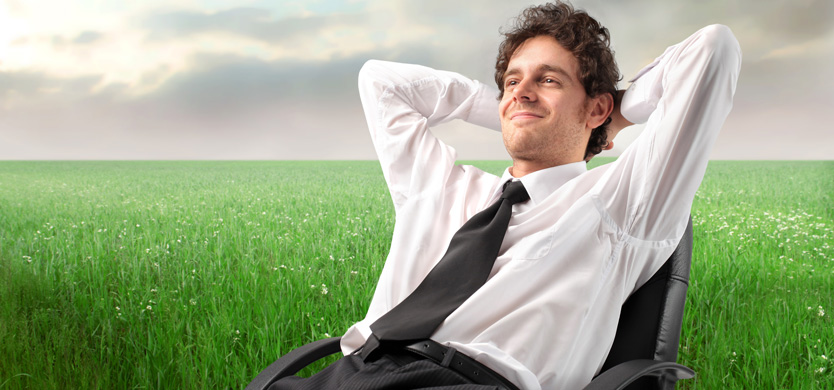
#> input picture media/stock_photo.jpg, 834 x 390 px
$ python -i filters.py   (imports and definitions only)   (older library calls are emulated)
#> lines starting #> are read from the running program, lines starting #| are printed output that depends on the picture
#> further down, picture is the input picture: shape (390, 834, 3); mean B, G, R 137.1, 169.7, 156.3
"""
File: filters.py
Author: Adam Applegate
Description:

    Contains the logic to filter images in different styles

"""

import numpy as np
import cv2

# Credit to Vardan Agarwal- https://medium.com/@vardanagarwal16
# [56 lines left out: functions brightness, brightness_contrast_sharpness, not called in this run]

def splash(filename, color1, color2):
    pass


# Credit to Vardan Agarwal- https://medium.com/@vardanagarwal16
# [24 lines left out: function noisy, not called in this run]


# Credit to Vardan Agarwal- https://medium.com/@vardanagarwal16
def emboss(image):

    height, width = image.shape[:2]
#> height = 390; width = 834

    # Create an array the same size as the image, but it's gray
    y = np.ones((height, width), np.uint8) * 128

    # The final image will be stored here
    processed_image = np.zeros((height, width), np.uint8)

    # Top-left emboss kernel
    tl_kernel = np.array([[1,1,0],
                          [1,0,-1],
                          [0,-1,-1]])

    # Top-right emboss kernel
    tr_kernel = np.array([[0,1,1],
                          [-1,0,1],
                          [-1,-1,0]])

    # Bottom-left Emboss Kernel
    bl_kernel = np.array([[0,-1,-1],
                          [1,0,-1],
                          [1, 1, 0]])

    # Bottom-right Emboss Kernel
    br_kernel = np.array([[-1,-1,0],
                          [-1,0,1],
                          [0, 1, 1]])

    # PIL Emboss kernel - NOT BEING USED
    pil_kernel = np.array([[-1,0,0],
                      [0,1,0],
                      [0,0,0]])

    # Convert the image to grayscale
    grayscale = cv2.cvtColor(image, cv2.COLOR_BGR2GRAY)
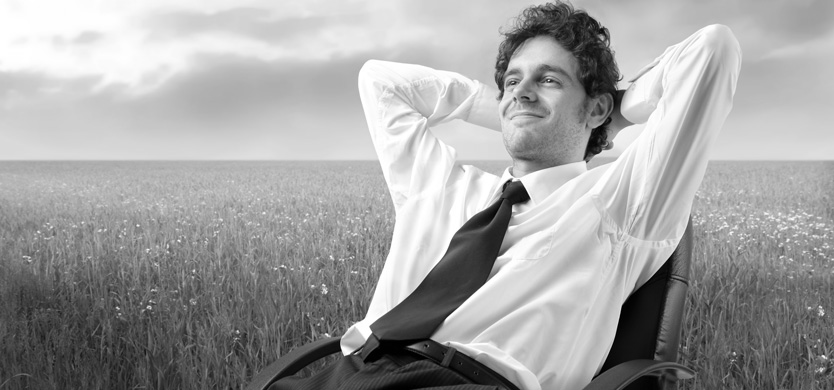
#> grayscale: shape (390, 834); min 0, max 255, mean 162

    #Emboss each side of image with different kernels
    tl_emboss = cv2.add(cv2.filter2D(grayscale, -1, tl_kernel), y)
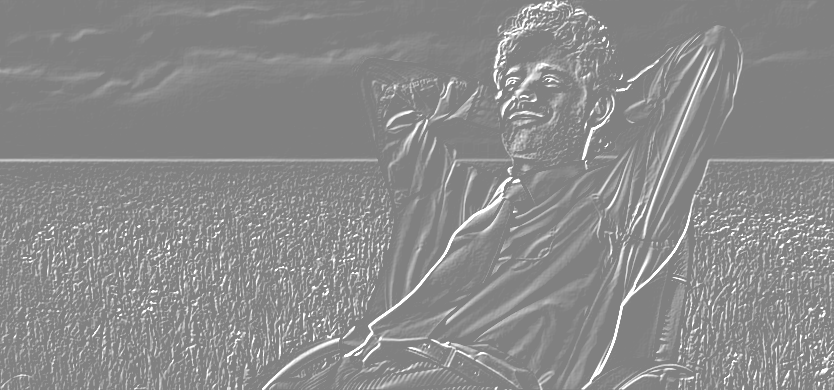
#> tl_emboss: shape (390, 834); min 128, max 255, mean 139.4
    tr_emboss = cv2.add(cv2.filter2D(grayscale, -1, tr_kernel), y)
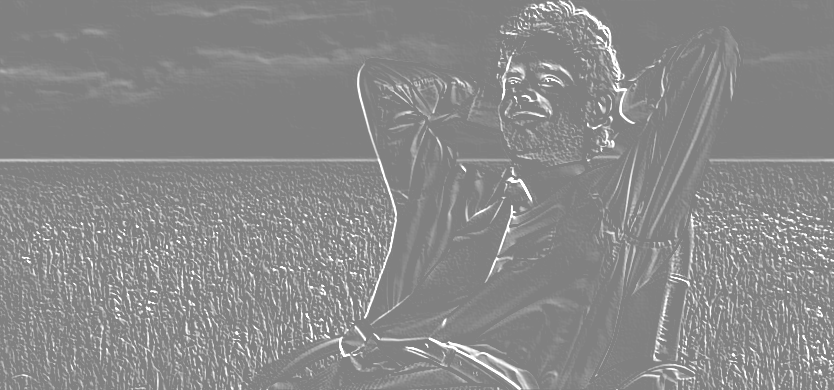
#> tr_emboss: shape (390, 834); min 128, max 255, mean 137.8
    bl_emboss = cv2.add(cv2.filter2D(grayscale, -1, bl_kernel), y)
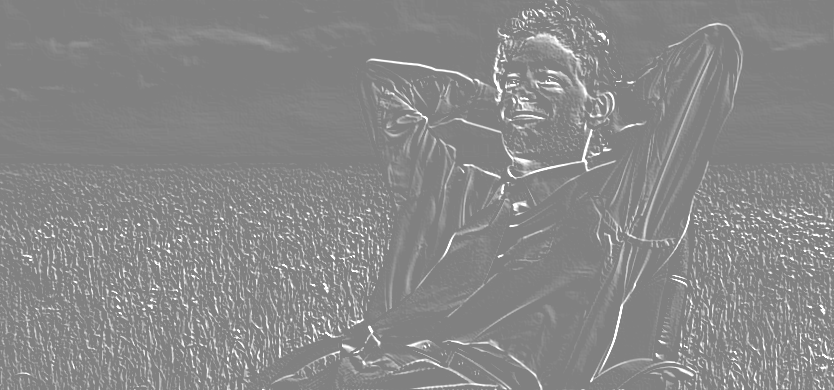
#> bl_emboss: shape (390, 834); min 128, max 255, mean 136.5
    br_emboss = cv2.add(cv2.filter2D(grayscale, -1, br_kernel), y)
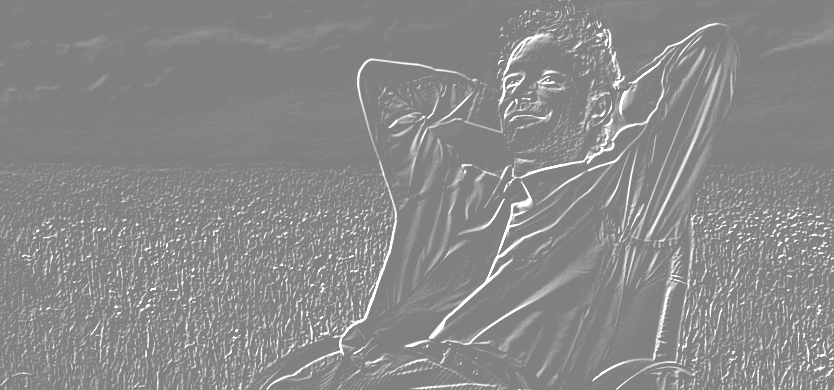
#> br_emboss: shape (390, 834); min 128, max 255, mean 138

    #Combine all 4 embossed images together
    for i in range(height):
        for j in range(width):
            processed_image[i, j] = max(tl_emboss[i, j], tr_emboss[i, j], bl_emboss[i, j], br_emboss[i, j])
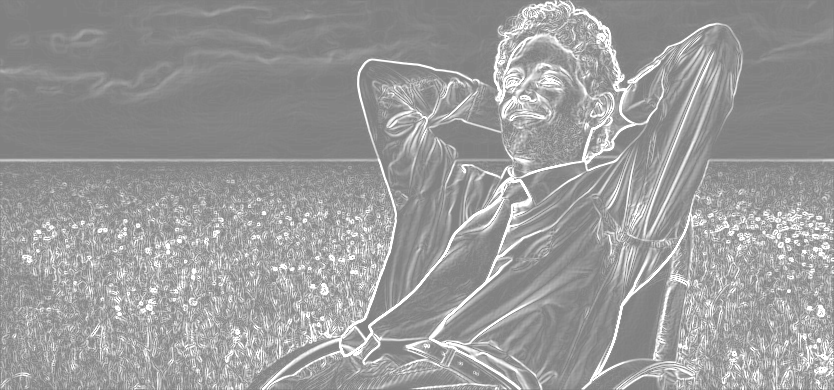
#> processed_image: shape (390, 834); min 128, max 255, mean 155.1

    return processed_image


# Credit to Vardan Agarwal- https://medium.com/@vardanagarwal16
# [71 lines left out: functions cartoon, sketch, invert, surreal, not called in this run]


def deep_fried(image):
    pass

>>> import cv2
>>> picture = cv2.imread('media/stock_photo.jpg')
>>> result = emboss(picture)

$ run again, on media/bird.jpg
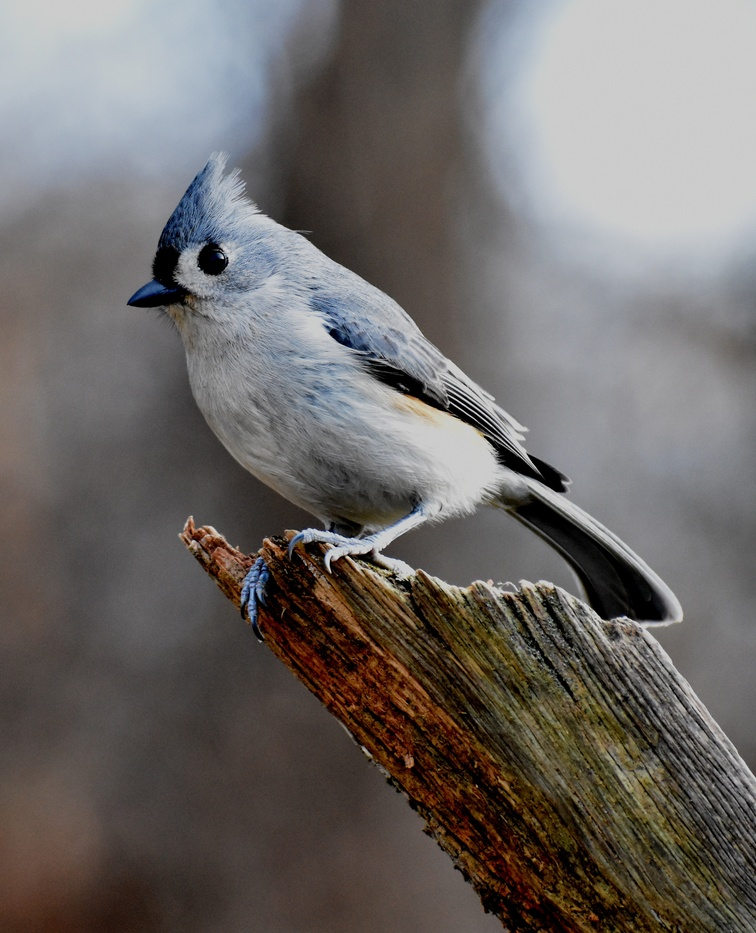
#> input picture media/bird.jpg, 756 x 933 px, shrunk from 2634 x 3252 before the run
#> picture is the input picture: shape (933, 756, 3); mean B, G, R 102.7, 105, 109.4
#> in emboss, `br_emboss = cv2.add(cv2.filter2D(grayscale, -1, br_kernel), y)`:
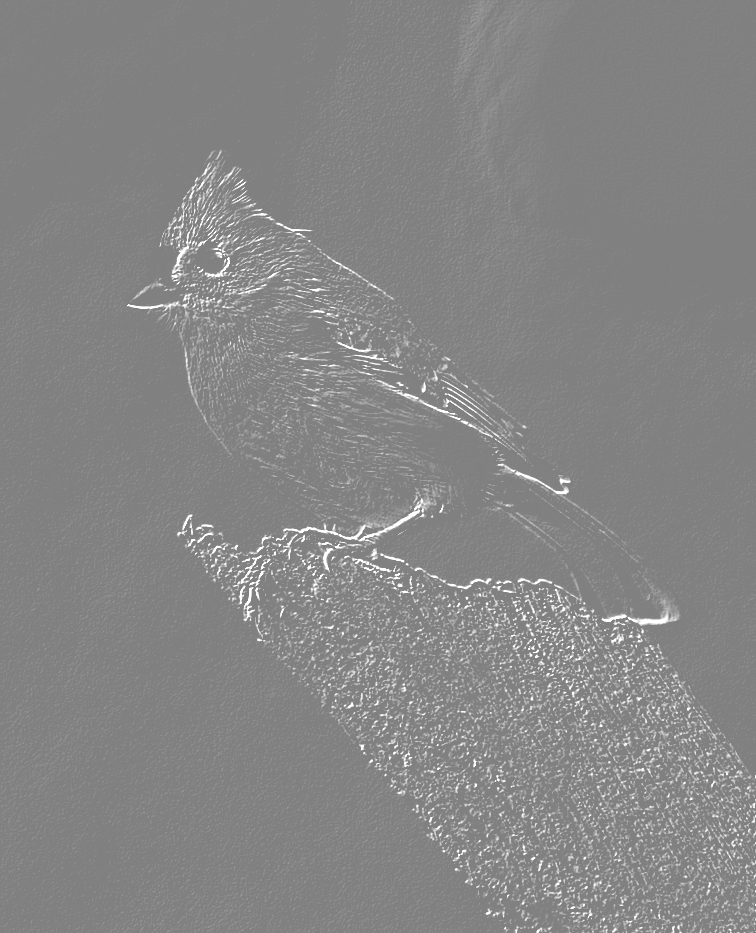
#> br_emboss: shape (933, 756); min 128, max 255, mean 133.9
#> after the loop in emboss, `for i in range(height):`:
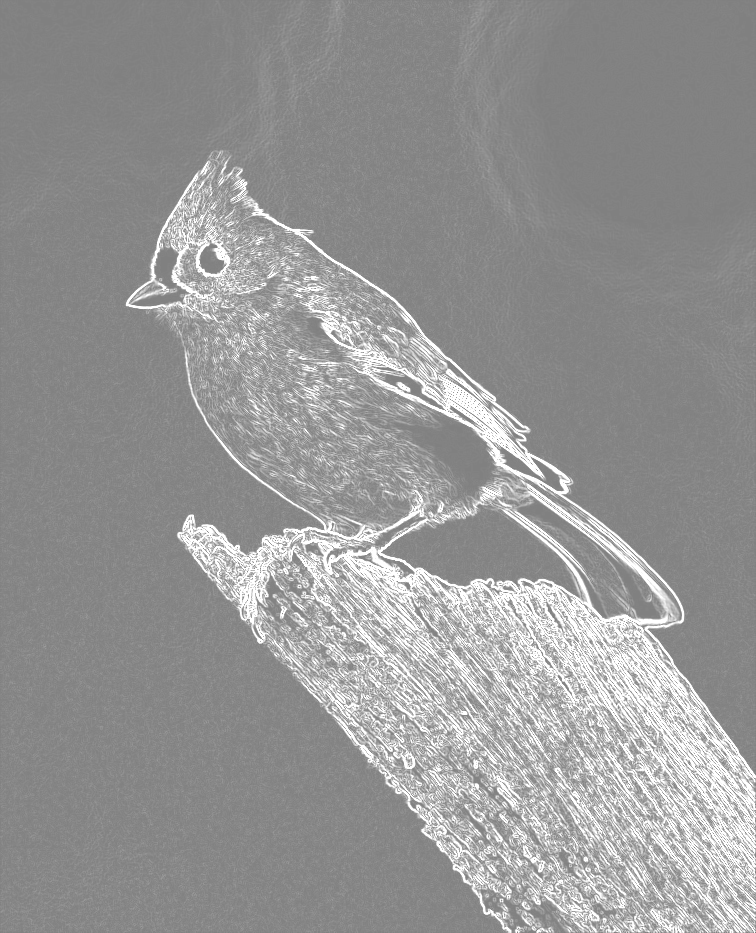
#> processed_image: shape (933, 756); min 128, max 255, mean 150.7

$ run again, on media/dog.jpg
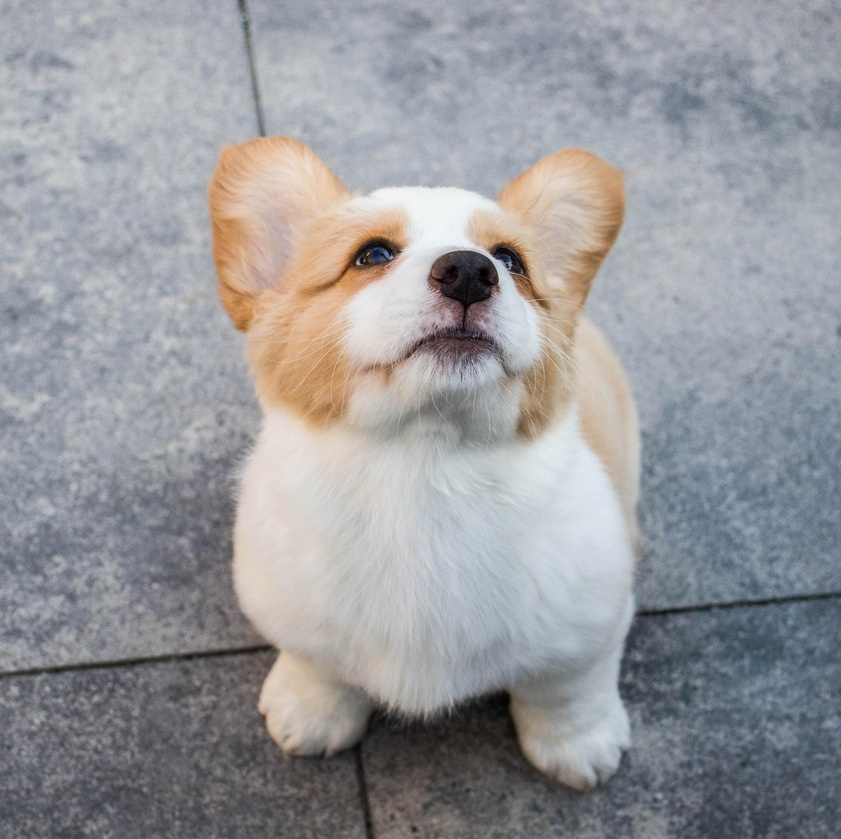
#> input picture media/dog.jpg, 841 x 839 px, shrunk from 2006 x 2000 before the run
#> picture is the input picture: shape (839, 841, 3); mean B, G, R 155.8, 152.3, 152
#> in emboss, `br_emboss = cv2.add(cv2.filter2D(grayscale, -1, br_kernel), y)`:
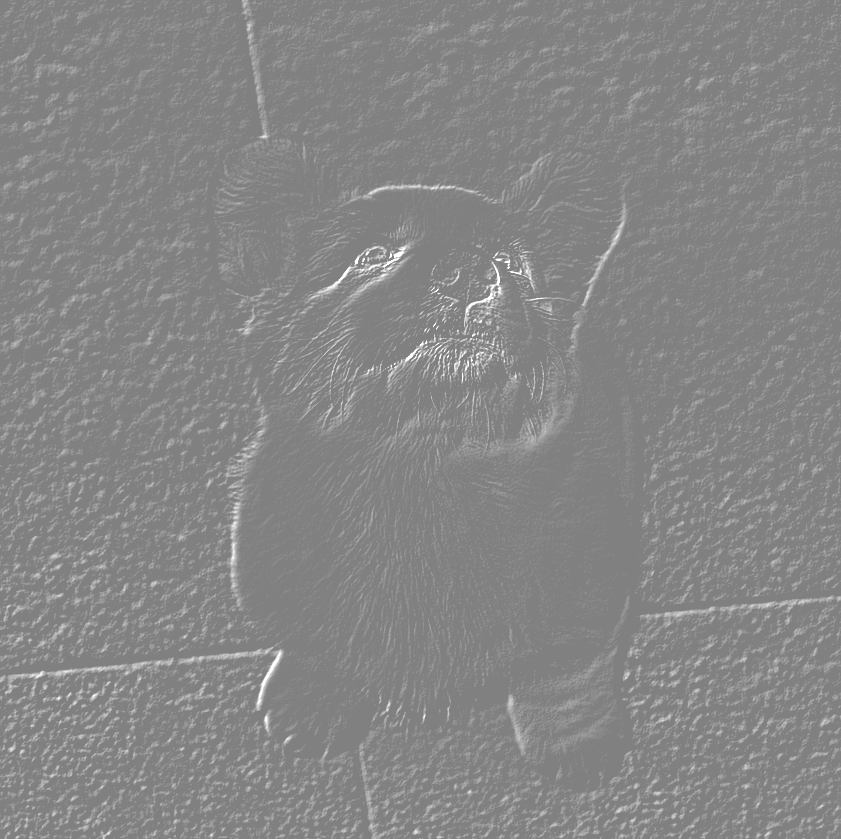
#> br_emboss: shape (839, 841); min 128, max 255, mean 134.2
#> after the loop in emboss, `for i in range(height):`:
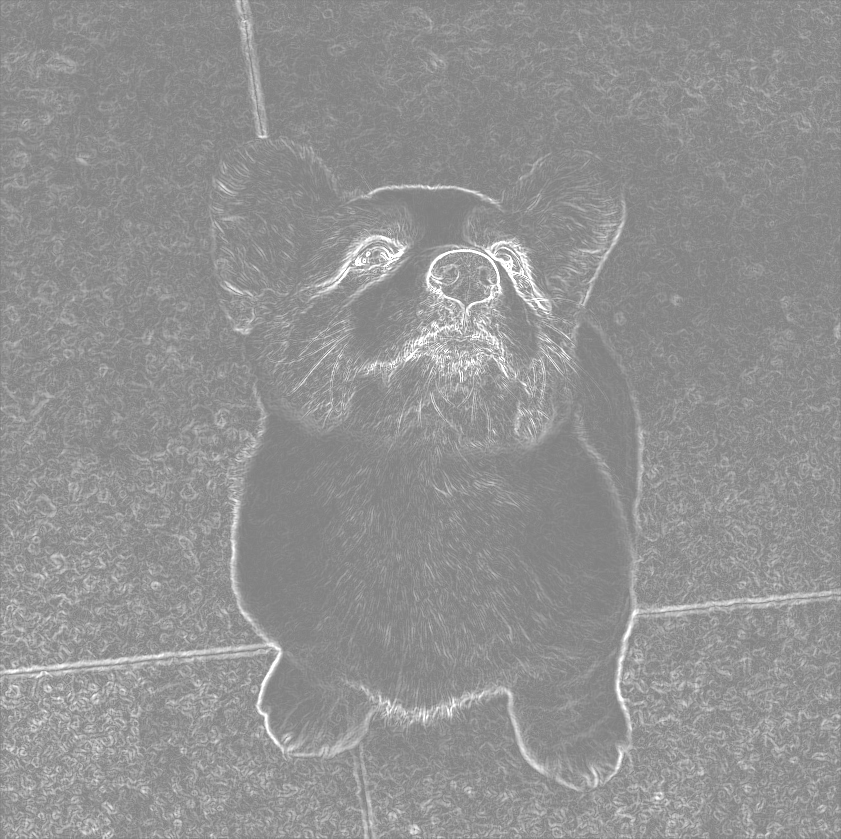
#> processed_image: shape (839, 841); min 128, max 255, mean 145.9
